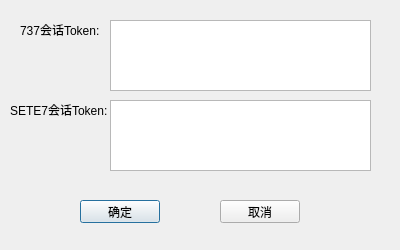
<?xml version="1.0" encoding="UTF-8"?>
<ui version="4.0">
 <class>Dialog</class>
 <widget class="QDialog" name="Dialog">
  <property name="geometry">
   <rect>
    <x>0</x>
    <y>0</y>
    <width>400</width>
    <height>250</height>
   </rect>
  </property>
  <property name="minimumSize">
   <size>
    <width>400</width>
    <height>250</height>
   </size>
  </property>
  <property name="maximumSize">
   <size>
    <width>400</width>
    <height>250</height>
   </size>
  </property>
  <property name="windowTitle">
   <string>Token配置</string>
  </property>
  <widget class="QLabel" name="label">
   <property name="geometry">
    <rect>
     <x>20</x>
     <y>20</y>
     <width>91</width>
     <height>20</height>
    </rect>
   </property>
   <property name="text">
    <string>737会话Token:</string>
   </property>
  </widget>
  <widget class="QPlainTextEdit" name="plainTextEdit737">
   <property name="geometry">
    <rect>
     <x>110</x>
     <y>20</y>
     <width>261</width>
     <height>71</height>
    </rect>
   </property>
  </widget>
  <widget class="QPlainTextEdit" name="plainTextEditSete7">
   <property name="geometry">
    <rect>
     <x>110</x>
     <y>100</y>
     <width>261</width>
     <height>71</height>
    </rect>
   </property>
  </widget>
  <widget class="QLabel" name="label_2">
   <property name="geometry">
    <rect>
     <x>10</x>
     <y>100</y>
     <width>101</width>
     <height>20</height>
    </rect>
   </property>
   <property name="text">
    <string>SETE7会话Token:</string>
   </property>
  </widget>
  <widget class="QPushButton" name="btnOK">
   <property name="geometry">
    <rect>
     <x>80</x>
     <y>200</y>
     <width>80</width>
     <height>23</height>
    </rect>
   </property>
   <property name="text">
    <string>确定</string>
   </property>
  </widget>
  <widget class="QPushButton" name="btnCancel">
   <property name="geometry">
    <rect>
     <x>220</x>
     <y>200</y>
     <width>80</width>
     <height>23</height>
    </rect>
   </property>
   <property name="text">
    <string>取消</string>
   </property>
  </widget>
 </widget>
 <resources/>
 <connections>
  <connection>
   <sender>btnOK</sender>
   <signal>clicked()</signal>
   <receiver>Dialog</receiver>
   <slot>accept()</slot>
   <hints>
    <hint type="sourcelabel">
     <x>129</x>
     <y>206</y>
    </hint>
    <hint type="destinationlabel">
     <x>33</x>
     <y>177</y>
    </hint>
   </hints>
  </connection>
  <connection>
   <sender>btnCancel</sender>
   <signal>clicked()</signal>
   <receiver>Dialog</receiver>
   <slot>reject()</slot>
   <hints>
    <hint type="sourcelabel">
     <x>264</x>
     <y>209</y>
    </hint>
    <hint type="destinationlabel">
     <x>327</x>
     <y>186</y>
    </hint>
   </hints>
  </connection>
 </connections>
</ui>
